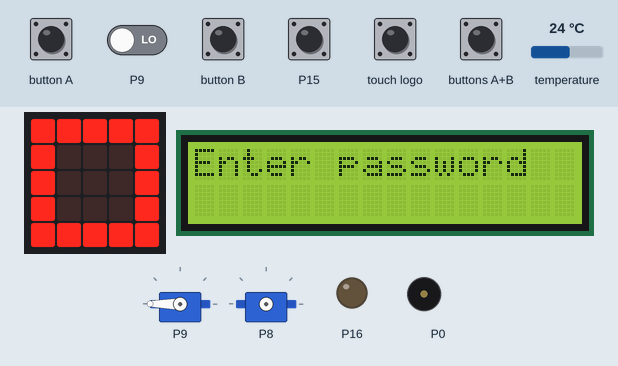
This program was run on a simulated BBC micro:bit (MakeCode). On the bench: the board's 5×5 LED display, 2 × servo, 16×2 character LCD, output pins drawn as LEDs (lit = HIGH), buzzer (waves = sounding). Inputs (shaded band) come from the test bench; at power-on: P15 LOW, P9 LOW, temperature 24 °C. What the program prints to the serial console is not drawn.

Above: at 5.9 s.
6.0 s: touch logo pressed for 0.15 s
At 6.9 s:
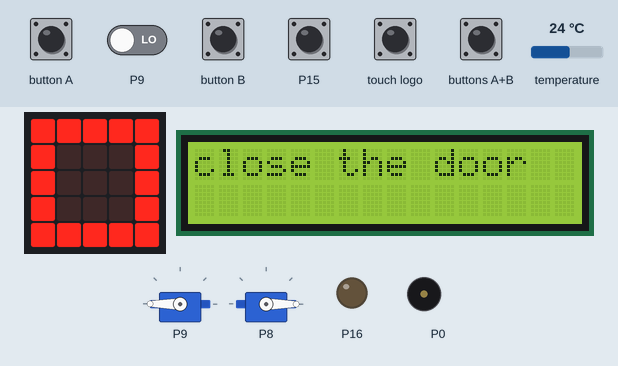
8.6 s: buttons A+B pressed for 0.15 s
At 9.9 s:
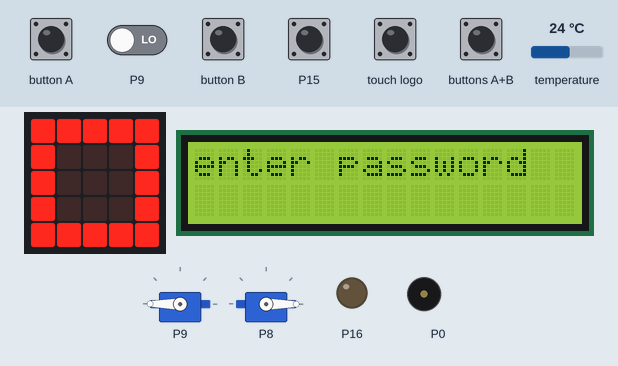
10.3 s: P15 pulled HIGH for 0.15 s
At 10.38 s:
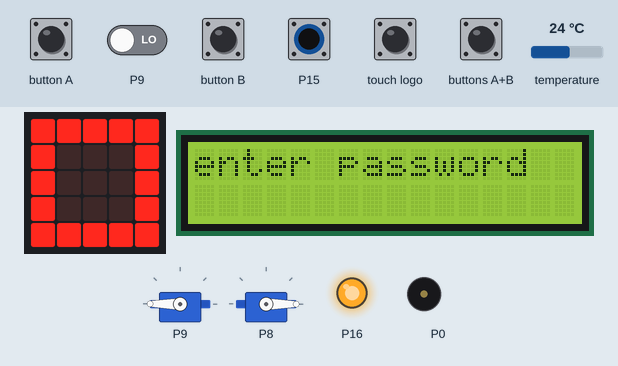
11.9 s: button A pressed for 0.15 s
At 12.6 s:
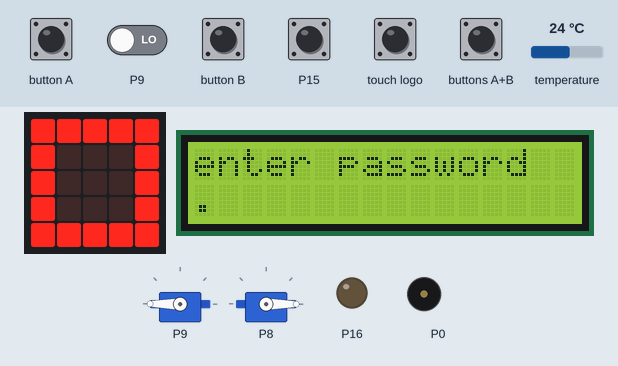
13.5 s: button B pressed for 0.15 s
At 14.8 s:
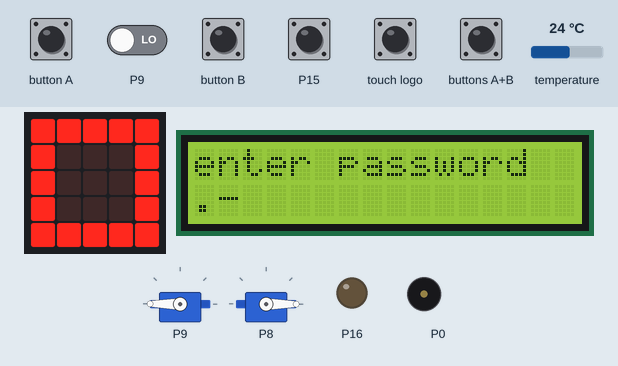
15.1 s: button A pressed for 0.15 s
Timing chart, 0 to 17.7 s (numbered marks = the images above; inputs shaded):
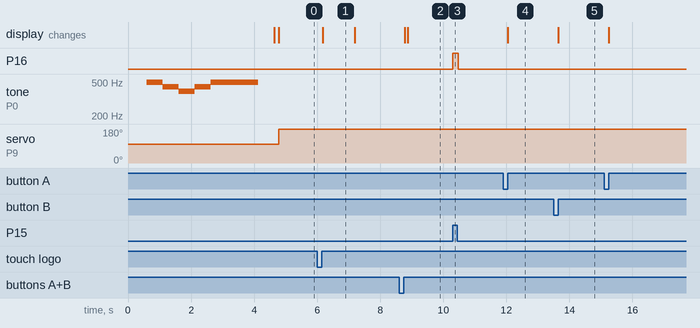

Measured:
- after the input at 6.0 s, the display: changes after 0.17 s (image 1)
- after the input at 8.6 s, the display: first changes after 0.17 s (image 2 shows a later state)
- after the input at 10.3 s, P16: LOW → HIGH at once, → LOW 0.17 s later
- after the input at 11.9 s, the display: changes after 0.15 s (image 4)
- after the input at 13.5 s, the display: changes after 0.15 s (image 5)
- what the display in image 1 shows lasts 1.0 s, from 6.2 s to 7.2 s

The program:

main.ts
```typescript
input.onButtonPressed(Button.A, function () {
    password_enter = "" + password_enter + "."
    serial.writeString(password_enter)
    serial.writeLine("")
    I2C_LCD1602.ShowString(password_enter, 0, 1)
})
input.onLogoEvent(TouchButtonEvent.Pressed, function () {
    for (let index = 0; index < 1; index++) {
        I2C_LCD1602.clear()
    }
    I2C_LCD1602.ShowString("close the door", 0, 0)
    pins.servoWritePin(AnalogPin.P8, 0)
    basic.pause(1000)
    password_enter = ""
    for (let index = 0; index < 1; index++) {
        I2C_LCD1602.clear()
    }
    I2C_LCD1602.ShowString("Enter password", 0, 0)
    strip.clear()
    strip.clear()
})
function WINDOW () {
    A = pins.digitalReadPin(DigitalPin.P9)
    if (A >= 300) {
        pins.servoWritePin(AnalogPin.P9, 0)
    } else {
        pins.servoWritePin(AnalogPin.P9, 180)
    }
}
input.onButtonPressed(Button.AB, function () {
    I2C_LCD1602.clear()
    if (password_enter == password) {
        basic.showIcon(IconNames.Heart)
        I2C_LCD1602.ShowString("successful", 0, 0)
        I2C_LCD1602.ShowString("open the door", 0, 1)
        pins.servoWritePin(AnalogPin.P8, 180)
        strip.showColor(neopixel.colors(NeoPixelColors.Purple))
        strip.show()
    } else {
        I2C_LCD1602.ShowString("enter again", 0, 0)
        I2C_LCD1602.ShowString("error", 0, 1)
        password_enter = ""
        basic.pause(100)
        I2C_LCD1602.clear()
        I2C_LCD1602.ShowString("enter password", 0, 0)
    }
})
input.onButtonPressed(Button.B, function () {
    password_enter = "" + password_enter + "-"
    serial.writeString(password_enter)
    serial.writeLine("")
    I2C_LCD1602.ShowString(password_enter, 0, 1)
})
function LED () {
    if (pins.digitalReadPin(DigitalPin.P15) == 1) {
        pins.digitalWritePin(DigitalPin.P16, 1)
    } else {
        pins.digitalWritePin(DigitalPin.P16, 0)
    }
}
function TEMP () {
    TEMP1 = input.temperature()
    serial.writeValue("temperature(C)", dht11_dht22.readData(dataType.temperature))
    serial.writeValue("humidity(%RH)", dht11_dht22.readData(dataType.humidity))
}
function Automode () {
    TEMP()
    WINDOW()
    LED()
}
let TEMP1 = 0
let A = 0
let strip: neopixel.Strip = null
let password_enter = ""
let password = ""
serial.redirectToUSB()
basic.showIcon(IconNames.Square)
pins.servoWritePin(AnalogPin.P9, 100)
music.play(music.stringPlayable("B A G A B B B - ", 120), music.PlaybackMode.UntilDone)
I2C_LCD1602.LcdInit(39)
I2C_LCD1602.clear()
basic.pause(100)
I2C_LCD1602.ShowString("Enter password", 0, 0)
pins.digitalWritePin(DigitalPin.P16, 0)
password = "..--"
password_enter = ""
strip = neopixel.create(DigitalPin.P14, 4, NeoPixelMode.RGB)
strip.clear()
strip.show()
basic.forever(function () {
    Automode()
})
```

test.ts
```typescript
// 在這裡測試；當此封包作為擴充功能時，將不會編譯此內容。
```
